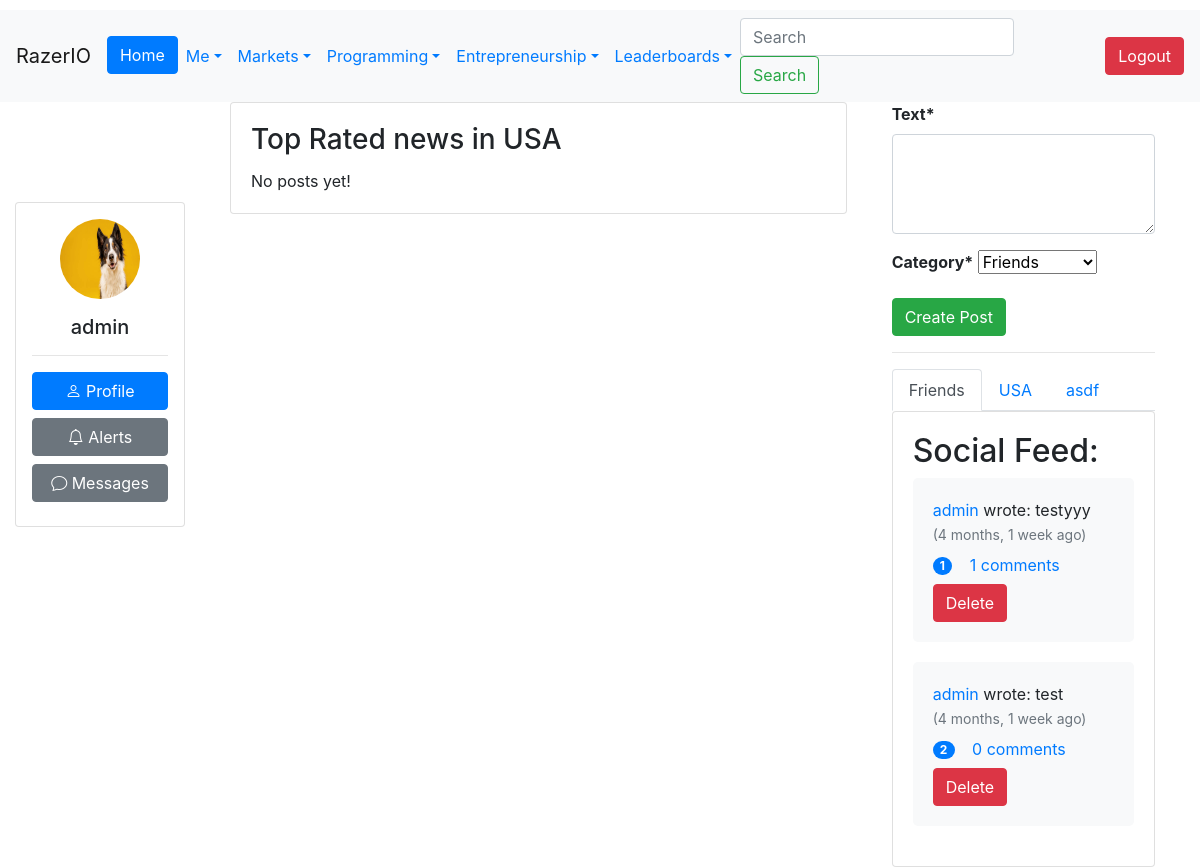
The app's page / (signed in) with its own data.
### Users/models.py (models this page shows, shortened)
class CustomUser(AbstractUser):
    Bio = models.CharField(max_length=240, default='')
    Salary = models.IntegerField(default=0)
    Company = models.ForeignKey('Company.Company', on_delete=models.CASCADE,
                                   null=True, blank=True)
    Country = models.ForeignKey(Country, on_delete=models.CASCADE, null=True)
    Region = models.ForeignKey(Region, on_delete=models.CASCADE, null=True)
    ProfilePic = models.ImageField(upload_to=upload_to, null=True, blank=True)
    Skill = models.ManyToManyField(Skill, through="User_Skill")
    Company_Verified_Email = models.BooleanField(default=False)
    badges = models.JSONField(default=dict)
    experience_level = models.CharField(choices=EXPERIENCE_LEVEL_CHOICES, max_length=50, default='Principal')
    DateOfBirth = models.DateField(null=True, blank=True)
    def __str__(self):
        return self.username

### Country/models.py (models this page shows)
class Country(models.Model):
    Name = models.CharField(max_length=56)
    Abbreviation = models.CharField(max_length=5)
    Flag = models.ImageField(upload_to='flags/')
    Currency = models.CharField(max_length=64)
    Currency_Abbreviation = models.CharField(max_length=5)
    def __str__(self):
        return self.Name

### Company/models.py (models this page shows, shortened)
class Company(models.Model):
    Name = models.CharField(max_length=256)
    About = models.TextField(max_length=10000, default='', blank=True, null=True)
    Industry = models.CharField(max_length=100, choices=INDUSTRY_CHOICES, blank=True, null=True)
    StockTicker = models.CharField(max_length=10, null=True, blank=True)
    Founded = models.DateField(blank=True, null=True)
    Headquarters = models.CharField(max_length=100, blank=True, null=True)
    Website = models.URLField(blank=True)
    Email_Domain = models.ManyToManyField(EmailDomain, blank=True)
    Logo = models.ImageField(upload_to='company_logos/', blank=True, null=True)
    IsPublic = models.BooleanField(default=False)
    company_score = models.FloatField(null=True, blank=True)
    StockPrice = models.DecimalField(max_digits=50, decimal_places=15, null=True, blank=True)
    MarketCap = models.DecimalField(max_digits=50, decimal_places=15, null=True, blank=True)
    last_updated_stockdata = models.DateTimeField(default=timezone.now)
    last_updated_other_fields = models.DateTimeField(default=timezone.now)
    EmployeeCount = models.PositiveIntegerField(null=True, blank=True)
    LongBusinessSummary = models.TextField(max_length=10000, default='', blank=True, null=True)
    AnnualRevenue = models.DecimalField(max_digits=15, decimal_places=2, null=True, blank=True)
    AnnualProfit = models.DecimalField(max_digits=15, decimal_places=2, null=True, blank=True)
    Country = models.CharField(max_length=100, null=True, blank=True)
    TotalLiabilities = models.DecimalField(max_digits=15, decimal_places=2, null=True, blank=True)
    TotalDebt = models.DecimalField(max_digits=15, decimal_places=2, null=True, blank=True)
    CashOnHand = models.DecimalField(max_digits=15, decimal_places=2, null=True, blank=True)
    Assets = models.DecimalField(max_digits=15, decimal_places=2, null=True, blank=True)
    NetAssets = models.DecimalField(max_digits=15, decimal_places=0, null=True, blank=True)
    def __str__(self):
        return self.Name

### Feed/models.py (models this page shows, shortened)
class Post(models.Model):
    Author = models.ForeignKey(settings.AUTH_USER_MODEL, on_delete=models.CASCADE)
    Date_Created = models.DateTimeField(auto_now_add=True)
    Text = models.TextField(max_length=256, blank=False)
    Category = models.CharField(max_length=15, choices=Choices, default='Friends')
    Company = models.ForeignKey(Company, on_delete=models.CASCADE, blank=True, null=True)
    Country = models.ForeignKey(Country, on_delete=models.CASCADE, blank=True, null=True)

class Comment(models.Model):
    Author = models.ForeignKey(settings.AUTH_USER_MODEL, on_delete=models.CASCADE)
    Post = models.ForeignKey(Post, on_delete=models.CASCADE)
    Text = models.TextField(max_length=256, blank=False, null=False)
    Date_Commented = models.DateTimeField(auto_now_add=True)

### Users/views.py (the view)
# urls.py: path("", index, name="home"),
def index(request):
    context = {}
    comments = Comment.objects.all()
    upvotes = Upvote.objects.all()
    if request.user.is_authenticated:
        user = request.user
        user_upvotes = Upvote.objects.filter(User=request.user)
        following_ids = UserFollowing.objects.filter(User=user).values_list('Following_User_ID', flat=True)
        friends_posts = Post.objects.filter(Q(Author__in=following_ids) | Q(Author=user), Category='Friends').select_related('Author').only('Author', 'Text', 'Date_Created')
        national_posts = Post.objects.filter(Category='National', Country=user.Country).select_related('Author').only('Author', 'Text', 'Date_Created')
        company_posts = Post.objects.filter(Category='Organization', Company=user.Company).select_related('Author').only('Author', 'Text', 'Date_Created')
        articles = Article.objects.filter(Date_Published__gte=timezone.now() - timezone.timedelta(hours=48)).annotate(num_upvotes=Count('articleupvote'))
        if request.method == "POST":
            form = NewPost(request.POST)
            if form.is_valid():
                new_post = form.save(commit=False)
                new_post.Author = user
                new_post.Text = form.cleaned_data['text']
                if new_post.Category == 'Organization':
                    new_post.Company = user.Company
                if new_post.Category == 'National':
                    new_post.Country = user.Country
                new_post.save()
                return JsonResponse({'status': 'ok', 'text': new_post.Text})
            else:
                return JsonResponse({'status': 'error', 'errors': form.errors})
        else:
            form = NewPost()
        context = {
            "FriendsPosts": friends_posts.order_by('-Date_Created'),
            "form": form,
            "Articles": articles.order_by('-num_upvotes', '-Date_Published'),
            "NationalPosts": national_posts.order_by('-Date_Created'),
            "CompanyPosts": company_posts.order_by('-Date_Created'),
            "comments":comments,
            "upvotes":upvotes,
            'user_upvotes': user_upvotes,
        }
    return render(request, 'home.html', context=context)

### Users/forms.py
class NewPost(forms.ModelForm):
    text = forms.CharField(widget=forms.Textarea(attrs={'rows':2}), label='Text')
    class Meta:
        model = Post
        fields = ['text', 'Category']

### Users/templatetags/post_filters.py (called while the page is built)
@register.filter
def has_upvoted(post, user):
    return post.upvote_set.filter(User=user).exists()

### templates/home.html (shortened to what this page needs)
{% extends "base.html" %}
{% load socialaccount %}
{% load account %}
{% load post_filters %}
{% load crispy_forms_tags %}
{% block content %}
{% if user.is_authenticated %}
<div class="container-fluid">
  <div class="row">
    <div class="col-sm-8 col-md-8 col-lg-8">
      <div class="card">
        <div class="card-body">
          <h3 class="card-title">Top Rated news in {{ user.Country }}</h3>
          {% for article in Articles %}
            <div class="d-flex align-items-center mb-2">
              <span class="badge badge-primary mr-3">{{ article.num_upvotes }}</span>
              <a href="{% url 'article' article.id %}">{{ article.Title }}</a>&nbsp;by {{ article.Newspaper }}
            </div>
          <a href="{% url 'articles_page' %}" class="btn btn-primary" style="width: 100%;">More News</a>
            {% empty %}
            No posts yet!
          {% endfor %}
        </div>
      </div>
    </div>
    <div class="justify-content-between col-sm-4 col-md-4 col-lg-4">
  <div class="col-sm-12 col-md-12 col-lg-12">
    <form id="new-post-form" method="POST">
  <div class="form-group">
    {{ form.text|as_crispy_field }}
  </div>
  <div class="form-group">
    {{ form.Category|as_crispy_field }}
  </div>
  <button type="submit" class="btn btn-success">Create Post</button>
</form>
    <hr>
    <ul class="nav nav-tabs ">
      <li class="nav-item">
        <a class="nav-link active" data-toggle="tab" href="#social-posts">Friends</a>
      </li>
      <li class="nav-item">
        <a class="nav-link" data-toggle="tab" href="#national-posts">{{ user.Country }}</a>
      </li>
      <li class="nav-item">
        <a class="nav-link" data-toggle="tab" href="#org-posts">{{ user.Company }}</a>
      </li>
    </ul>
    <div class="tab-content">
      <div id="social-posts" class="tab-pane fade show active">
        <div class="card">
          <div class="card-body">
            <div id="post-list">
              <h2>Social Feed:</h2>
{% for post in FriendsPosts %}
  <div class="post" id="post{{ post.id }}" style="background-color: #f8f9fa; padding: 20px; border-radius: 5px; margin-bottom: 20px;">
    <div>
      <a href="{% url 'profile' post.Author.id %}">{{ post.Author }}</a> wrote: {{ post.Text }}
      <small class="text-muted"> ({{ post.Date_Created|timesince }} ago)</small>
    </div>
    <div>
      <span class="upvote-count badge badge-pill badge-primary" data-post-id="{{ post.id }}">{{ post.upvote_set.count }}</span>
      {% with post_comments=post.comment_set.all %}
        <button class="btn btn-link toggle-comments" data-post-id="{{ post.id }}">
          <span>{{ post_comments|length }} comments</span>
        </button>
      {% endwith %}
    </div>
        {% if request.user == post.Author %}
        <button class="btn btn-danger delete-btn" data-post-id="{{ post.id }}" onclick="deletePost(event)">Delete</button>
    {% endif %}
  </div>
{% empty %}
  <div class="text-center text-muted">
    No posts yet!
  </div>
{% endfor %}
            </div>
          </div>
        </div>
      </div>
    </div>
  </div>
</div>
<br>
</div>
</div>
{% else %}
<p>You are not logged in</p>
<a href="{% url 'account_login' %}" class="btn btn-primary">Log In</a>
<a href="{% url 'account_signup' %}" class="btn btn-primary">Sign Up</a>
{% endif %}
{% endblock %}

### templates/base.html (shortened to what this page needs)
<!doctype html>
<html lang="en">
<head>
{% load bootstrap4 %}
<link rel="stylesheet" href="https://cdn.jsdelivr.net/npm/bootstrap@4.6.2/dist/css/bootstrap.min.css">
<link rel="stylesheet" href="https://unpkg.com/bootstrap-table@1.21.3/dist/bootstrap-table.min.css">
<link rel="stylesheet" href="https://cdn.jsdelivr.net/npm/bootstrap-icons@1.10.3/font/bootstrap-icons.css">
  <link rel="stylesheet" href="https://cdnjs.cloudflare.com/ajax/libs/jqueryui/1.13.2/themes/base/jquery-ui.min.css" />
</head>
<body>
    {% if user.is_authenticated %}
<nav class="navbar navbar-expand-sm navbar-light bg-light" style="margin-top: 10px;">
  <a class="navbar-brand">RazerIO</a>
  <div class="collapse navbar-collapse" id="navbarSupportedContent">
    <ul class="navbar-nav mr-auto">
      <li class="nav-item active">
        <a href="{% url 'home' %}" class="btn btn-primary">Home</a>
      </li>
      <li class="nav-item dropdown">
        <a class="nav-link dropdown-toggle text-primary" href="#" id="navbarDropdown" role="button" data-toggle="dropdown" aria-haspopup="true" aria-expanded="false">Me</a>
      </li>
      <li class="nav-item dropdown">
        <a class="nav-link dropdown-toggle text-primary" href="#" id="navbarDropdown" role="button" data-toggle="dropdown" aria-haspopup="true" aria-expanded="false">Markets</a>
      </li>
      <li class="nav-item dropdown">
        <a class="nav-link dropdown-toggle text-primary" href="#" id="navbarDropdown" role="button" data-toggle="dropdown" aria-haspopup="true" aria-expanded="false">Programming</a>
      </li>
      <li class="nav-item dropdown">
        <a class="nav-link dropdown-toggle text-primary" href="#" id="navbarDropdown" role="button" data-toggle="dropdown" aria-haspopup="true" aria-expanded="false">Entrepreneurship</a>
      </li>
            <li class="nav-item dropdown">
        <a class="nav-link dropdown-toggle text-primary" href="#" id="navbarDropdown" role="button" data-toggle="dropdown" aria-haspopup="true" aria-expanded="false">Leaderboards</a>
    </ul>
    <form class="form-inline my-2 my-lg-0" method="GET" action="{% url 'search' %}">
      <input class="form-control mr-sm-2" type="search" placeholder="Search" aria-label="Search" name="q">
      <button class="btn btn-outline-success my-2 my-sm-0 mr-5" type="submit">Search</button>
    </form>
    <button type="button" class="btn btn-danger" onclick="location.href='{% url 'logout' %}'">Logout</button>
  </div>
</nav>
{% endif %}
  <main>
    <div class="container-fluid">
      <div class="row">
        {% if user.is_authenticated %}
    <div class="col-sm-2 col-md-2 col-lg-2" style="margin-top: 100px;">
      <div class="card p-3 mb-3">
        <div class="text-center">
          {% if user.ProfilePic %}
          <img src="{{ user.ProfilePic.url }}" class="rounded-circle" width="80" height="80">
            {% else %}
          <img src="https://cdn1.iconfinder.com/data/icons/user-pictures/100/unknown-512.png" class="rounded-circle" width="80" height="80">
          {% endif %}
          <h5 class="mt-3 mb-0">{{ user.username }}</h5>
        </div>
        <hr>
        <div class="d-grid gap-2 flex-column">
          <a href="{% url 'profile' user.id %}" class="btn btn-primary mb-2" style="width: 100%;"><i class="bi bi-person"></i> Profile</a>
          <a href="{% url 'inbox' %}#v-pills-alerts" class="btn btn-secondary mb-2" style="width: 100%;"><i class="bi bi-bell"></i> Alerts</a>
          <a href="{% url 'inbox' %}" class="btn btn-secondary mb-2" style="width: 100%;"><i class="bi bi-chat"></i> Messages</a>
        </div>
      </div>
    </div>
        {% endif %}
        <div class="{% if user.is_authenticated %}col-sm-10 col-md-10 col-lg-10{% else %}col-12{% endif %}">
    {% block content %}
    {% endblock %}
          </div>
    </div>
    </div>
  </main>
  </body>
</html>

### templates/home.html (style rules this page uses)
#new-post-form { margin-top: 0; padding: 0; border: none; border-radius: 5px; }
.form-group { margin-bottom: 10px; }
label { font-weight: bold; }
textarea.form-control { height: 100px; }
.btn-success { background-color: #28a745; border-color: #28a745; }

### records on screen
CustomUser: ProfilePic (picture), username "admin", Country "USA", Company "asdf"
Post: Author "admin", Text "testyyy", Date_Created "4 months, 1 week", upvote_set.count "1", comment_set.all|length "1"
Post: Author "admin", Text "test", Date_Created "4 months, 1 week", upvote_set.count "2", comment_set.all|length "0"
